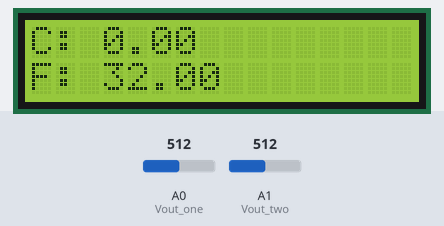
Recording of a sketch running on a simulated Arduino Uno, built with avr-gcc and run on an emulated ATmega328P. Parts: 16×2 character LCD. The test bench sets the inputs (shaded band); at power-on: A0 (Vout_one) = 512, A1 (Vout_two) = 512.

Above: at 1.2 s.
1.3 s: A0 (Vout_one) set to 716
At 2.5 s:
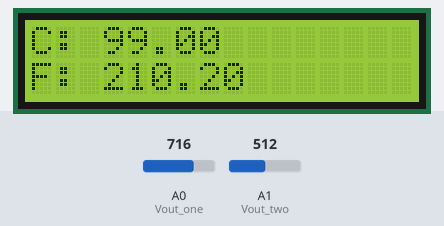
2.8 s: A1 (Vout_two) set to 716
At 4.0 s:
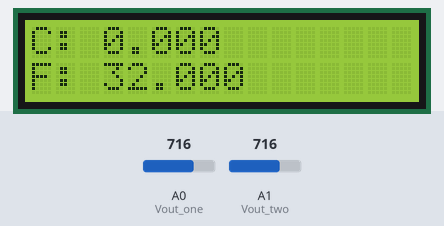
4.3 s: A0 (Vout_one) set to 900
At 5.3 s:
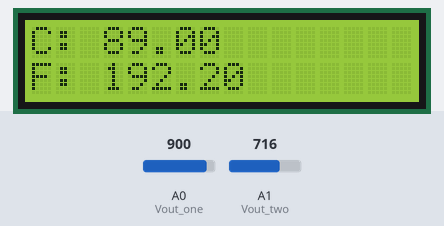
5.8 s: A1 (Vout_two) set to 511
At 6.5 s:
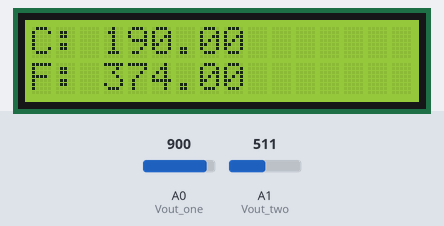
7.3 s: A0 (Vout_one) set to 1023
At 8.1 s:
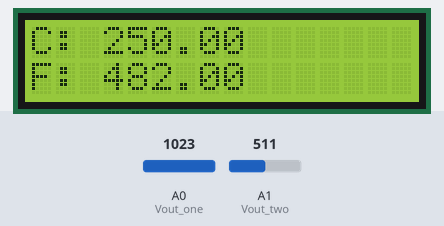
8.8 s: A1 (Vout_two) set to 306
At 9.6 s:
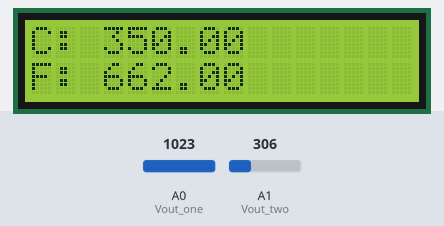
Timing chart, 0 to 11.3 s (numbered marks = the images above; inputs shaded):
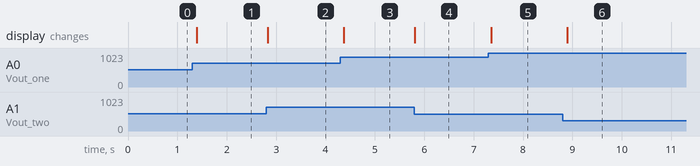

The sketch:

LM35.ino
```cpp
/*
 *         Palestine Polytechnic University
 *  College of Information Technology and Computer Engineering
 *       Department of Computer Systems Engineering
 *                  Embedded systems
 *         Prepared by: Ahmad Jawabreh & Enas Jawabreh
 *              Supervisor: Dr.Ayman Wazwaz
 *                        Oct 2018
*/
#include <LiquidCrystal.h>
LiquidCrystal lcd(12, 11, 5, 4, 3, 2);
double Temperature_in_Fahrenheit = 0;
double Temperature_in_Celsius = 0;
double Vout_one = A0;
double Vout_two = A1;
double Vfinal = 0;
void setup() {
  pinMode(Vout_one,INPUT);
  pinMode(Vout_two,INPUT);
  lcd.begin(16, 2);
  lcd.setCursor(0,0);
  lcd.print("C:");
  lcd.setCursor(0,1);
  lcd.print("F:");
}

void loop() {
   //calculate the diffreient between voltage one and two.
   Vfinal = analogRead(Vout_one) - analogRead(Vout_two);
   //calculate the Temperature in Celsius.
   Temperature_in_Celsius    = floor((Vfinal * 500)/1023);
   //calculate the Temperature in Fahrenheit.
   Temperature_in_Fahrenheit = (Temperature_in_Celsius * 1.8)+32;
   //print the Temperature in Celsius on the LCD.
   lcd.setCursor(3,0);
   lcd.print(Temperature_in_Celsius);
   //print the Temperature in Celsius on the LCD.
   lcd.setCursor(3,1);
   lcd.print(Temperature_in_Fahrenheit);
   delay(100);
}
```

Measured:
- after the input at 1.3 s, the display: changes after 0.10 s (image 1)
- after the input at 2.8 s, the display: changes at once (image 2)
- after the input at 4.3 s, the display: changes after 0.07 s (image 3)
- after the input at 5.8 s, the display: changes at once (image 4)
- after the input at 7.3 s, the display: changes after 0.05 s (image 5)
- after the input at 8.8 s, the display: changes after 0.10 s (image 6)
